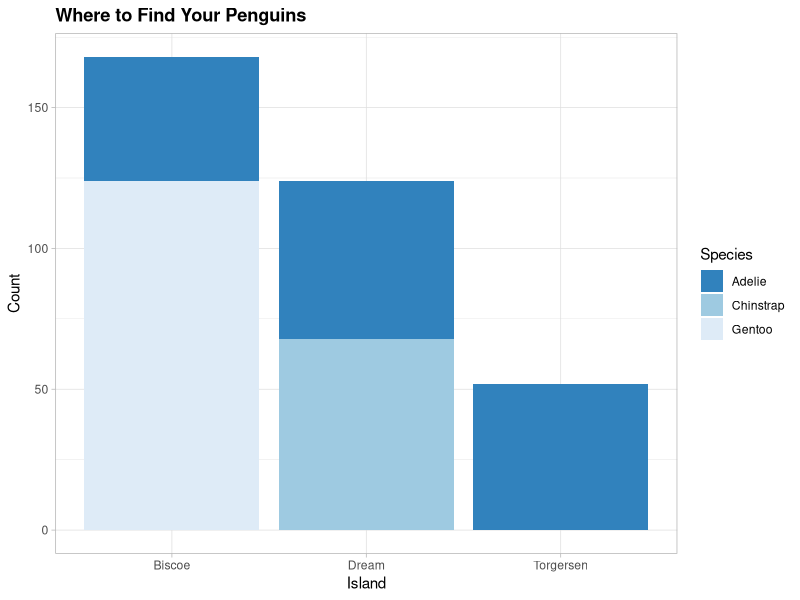
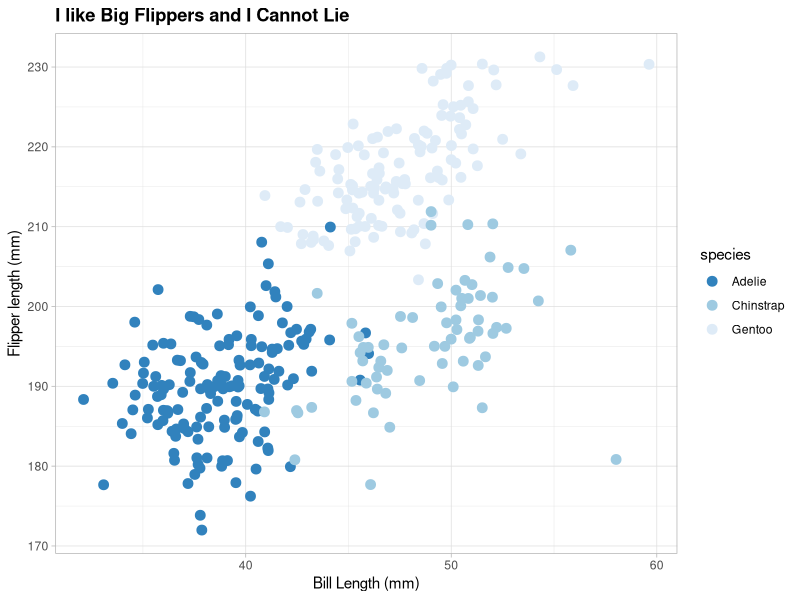
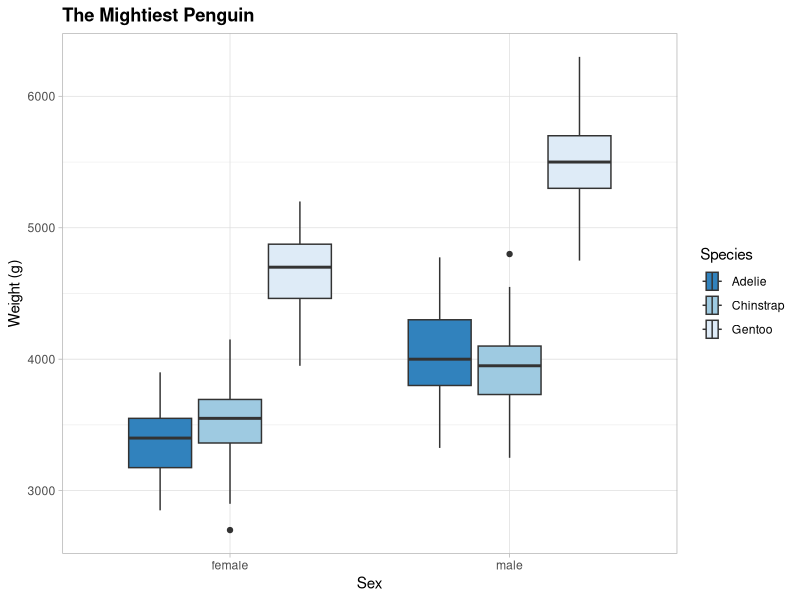

Source code (R) for these figures, in order:
library(palmerpenguins)
library(dplyr)
library(ggplot2)
library(RColorBrewer)

str(penguins)

ggplot(penguins, aes(island, fill = species)) +
  geom_bar() +
  ggtitle("Where to Find Your Penguins") +
  theme_light() +
  theme(plot.title = element_text(face = "bold")) +
  scale_fill_brewer(palette = "Blues", direction = -1) +
  labs(x ="Island", y = "Count", fill = "Species")
  
ggplot(penguins, aes(bill_length_mm, flipper_length_mm, color = species)) +
  geom_jitter(size = 3) +
  ggtitle("I like Big Flippers and I Cannot Lie") +
  theme_light() +
  theme(plot.title = element_text(face = "bold")) +
  scale_color_brewer(palette = "Blues", direction = -1, type = "qual") +
  labs(x = "Bill Length (mm)", y = "Flipper length (mm)", fill = "Species")

penguins_clean <- penguins %>% filter(sex != "NA")

ggplot(penguins_clean, aes(body_mass_g, sex)) +
  geom_boxplot(aes(fill = factor(species))) +
  ggtitle("The Mightiest Penguin") +
  theme_light() +
  theme(plot.title = element_text(face = "bold")) +
  scale_fill_brewer(palette = "Blues", direction = -1, type = "qual") +
  labs(x = "Weight (g)", y = "Sex", fill = "Species") +
  coord_flip()
